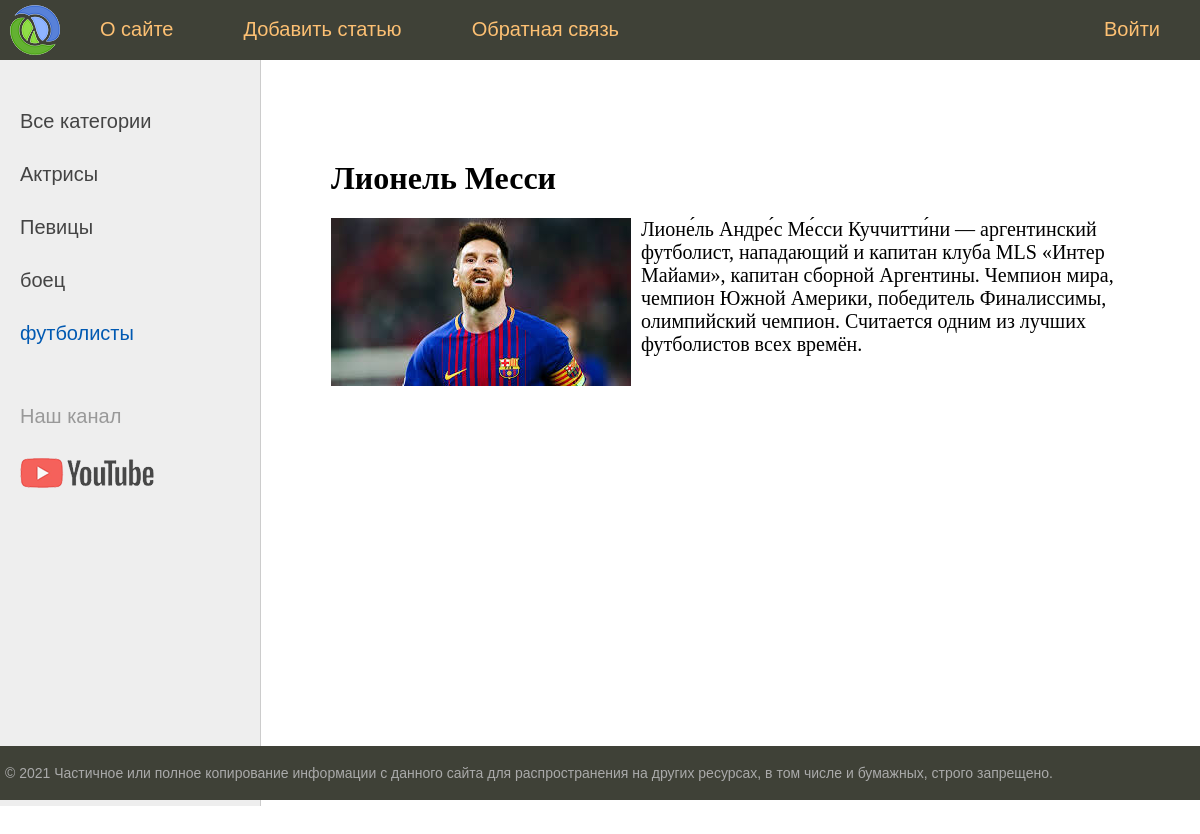
/post/lionel-messi/, run on the app's committed database.
### women/models.py (models this page shows, shortened)
class Category(models.Model):
    name = models.CharField(max_length=100, db_index=True, verbose_name="Категория")
    slug = models.SlugField(max_length=255, unique=True, db_index=True, verbose_name="URL")
    def get_absolute_url(self):
        return reverse('category', kwargs={'cat_id': self.pk})
    class Meta:
        verbose_name = 'Категория'
        verbose_name_plural = 'Категории'
        ordering = ['id']

class Women(models.Model):
    title = models.CharField(max_length=255, verbose_name="Заголовок")
    slug = models.SlugField(max_length=255, unique=True, db_index=True, verbose_name="URL")
    content = models.TextField(blank=True, verbose_name="Текст статьи")
    photo = models.ImageField(upload_to="photos/%Y/%m/%d/", verbose_name="Фото")
    time_create = models.DateTimeField(auto_now_add=True, verbose_name="Время создания")
    time_update = models.DateTimeField(auto_now=True, verbose_name="Время изменения")
    is_published = models.BooleanField(default=True, verbose_name="Публикация")
    cat = models.ForeignKey('Category', on_delete=models.PROTECT, verbose_name="Категории")
    class Meta:
        verbose_name = 'Известные женщины'
        verbose_name_plural = 'Известные женщины'
        ordering = ['-time_create', 'title']

### women/views.py (the view)
# urls.py: path('post/<slug:post_slug>/', show_post, name='post'),
def show_post(request, post_slug):
    post = get_object_or_404(Women, slug=post_slug)
    context = {
        'post': post,
        'menu': menu,
        'title': post.title,
        'cat_selected': post.cat_id,
    }
    return render(request, 'women/post.html', context=context)

### women/templatetags/women_tags.py (called while the page is built)
@register.inclusion_tag('women/list_categories.html')
def show_categories(sort=None, cat_selected=0):
    if not sort:
        cats = Category.objects.all()
    else:
        cats = Category.objects.order_by(sort)
    return {"cats": cats, "cat_selected": cat_selected}

### women/templates/women/post.html
{% extends 'women/base.html' %}
{% block content %}
<h1>{{post.title}}</h1>
{% if post.photo %}
<p><img class="img-article-left" src="{{post.photo.url}}"></p>
{% endif %}
{{post.content|linebreaks}}
{% endblock %}

### women/templates/women/list_categories.html
{% for c in cats %}
	{% if c.pk == cat_selected %}
		<li class="selected">{{c.name}}</li>
	{% else %}
		<li><a href="{{ c.get_absolute_url }}">{{c.name}}</a></li>
	{% endif %}
{% endfor %}

### women/static/women/css/styles.css (style rules this page uses)
html, body { font-family: 'Arial'; margin: 0; padding: 0; height: 100%; width: 100%; color: #444; }
a { color: #0059b2; text-decoration: none; }
img { max-width: 600px; height: auto; }
img.img-article-left { max-width: 300px; height: auto; float: left; padding: 0 10px 10px 0; }
.left-chapters ul li { margin: 30px 0 0 0; color: #999; }
.left-chapters ul li.selected { color: #0059b2; }
.left-chapters ul li a { color: #444; text-decoration: none; }
.content-text h1 { font-size: 32px; }

### data on the page
Category: name "Актрисы"
Category: name "Певицы"
Category: name "боец"
Category: name "футболисты"
Women: title "Лионель Месси", photo (picture), content "Лионе́ль Андре́с Ме́сси Куччитти́ни — аргентинский футболист, нападающий и капитан клуба MLS «Интер Майами», капитан сборной Аргентины. Чемпион мира, чемпион Южной Америки, победитель Финалиссимы, олимпийский чемпион. Считается одним из лучших футболистов всех времён."

### other printed values
{{ m.title }} "О сайте" "Добавить статью" "Обратная связь"
{{ m.title }} "Войти"
